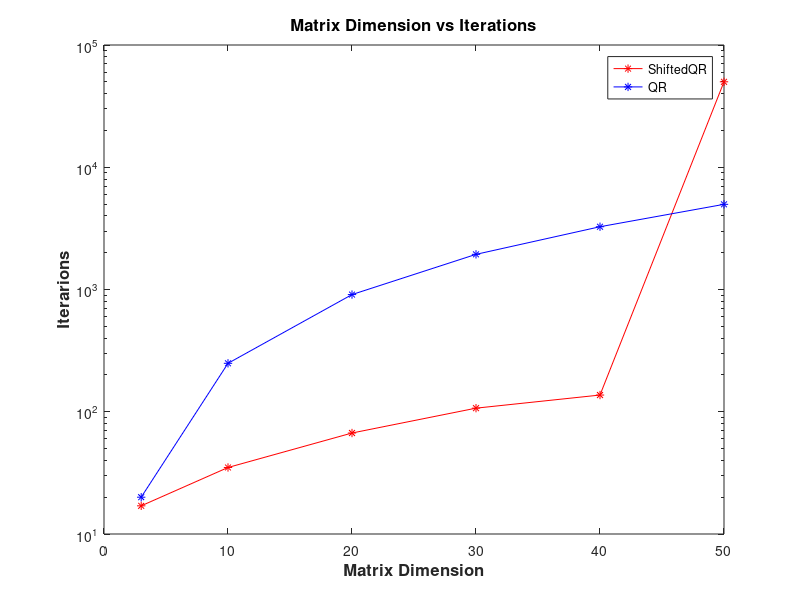
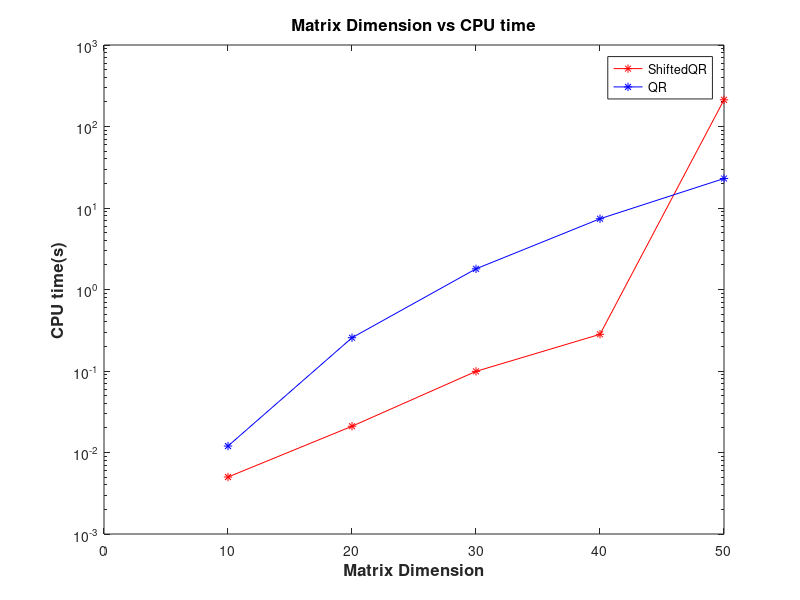
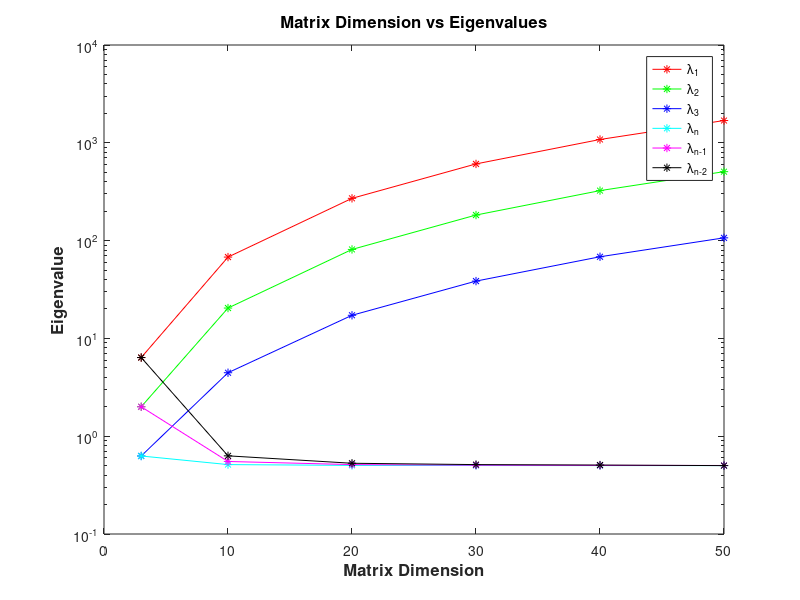

Here is the MATLAB script that generated these plots, in order:
close all;
xdata = [3 10 20 30 40 50];
iter1 = [17 35 67 107 137 50000];
iter2 = [20 249 909 1939 3262 4974];
figure 
semilogy(xdata,iter1,'-r*');
hold on
semilogy(xdata,iter2,'-b*');
legend('ShiftedQR','QR');
xlabel('Matrix Dimension','FontSize',12,'FontWeight','bold');
ylabel('Iterarions','FontSize',12,'FontWeight','bold');
title('Matrix Dimension vs Iterations','FontSize',12,'FontWeight','bold');


figure;
timeShiftedQR = [0 0.005 0.021 0.099 0.282 212.621];
timeQR = [0
0.012
0.256
1.793
7.379
22.997
 ];
timeQR = timeQR';
semilogy(xdata,timeShiftedQR,'-r*');
hold on;
semilogy(xdata,timeQR,'-b*');
legend('ShiftedQR','QR');
xlabel('Matrix Dimension','FontSize',12,'FontWeight','bold');
ylabel('CPU time(s)','FontSize',12,'FontWeight','bold');
title('Matrix Dimension vs CPU time','FontSize',12,'FontWeight','bold');
hold off


figure
lambda1 = [6.372281
67.840399
270.495189
608.253606
1081.115447
1689.080688
];
lambda2 = [2
20.431729
81.223819
182.544889
324.394506
506.772618
];
lambda3 = [0.627719
4.455992
17.235222
38.53868
68.364136
106.711318
];
lambdan = [0.627719
0.512543
0.503097
0.501373
0.500772
0.500494
];
lambdan_1 = [2
0.55164
0.512479
0.505511
0.503096
0.501978
];
lambdan_2 = [6.372281
0.629808
0.528819
0.512543
0.507004
0.500468
];
semilogy(xdata,lambda1,'-r*');
hold on 
semilogy(xdata,lambda2,'-g*');
semilogy(xdata,lambda3,'-b*');
semilogy(xdata,lambdan,'-c*');
semilogy(xdata,lambdan_1,'-m*');
semilogy(xdata,lambdan_2,'-k*');
legend('\lambda_1','\lambda_2','\lambda_3','\lambda_n','\lambda_{n-1}','\lambda_{n-2}');
xlabel('Matrix Dimension','FontSize',12,'FontWeight','bold');
ylabel('Eigenvalue','FontSize',12,'FontWeight','bold');
title('Matrix Dimension vs Eigenvalues','FontSize',12,'FontWeight','bold');

